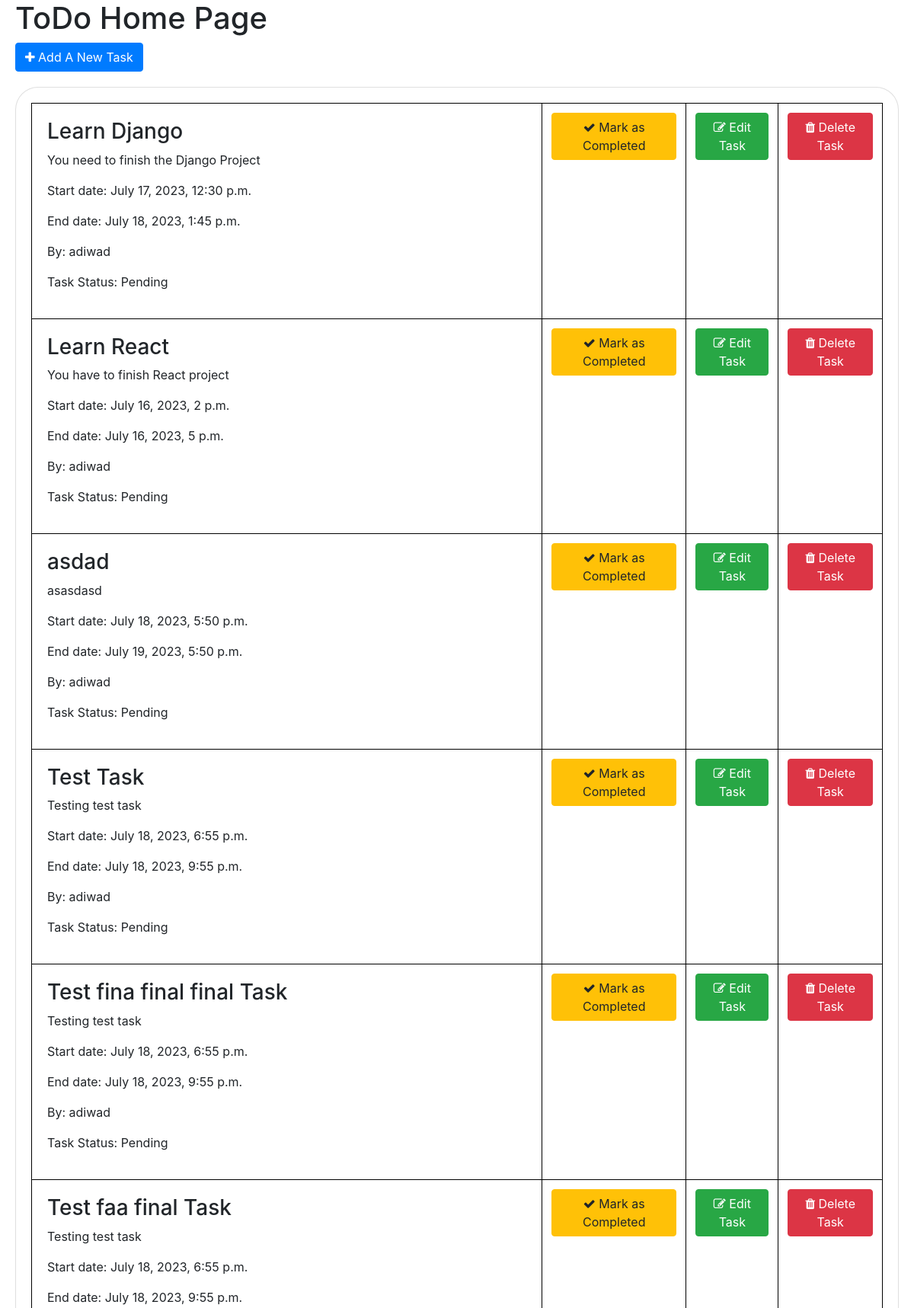
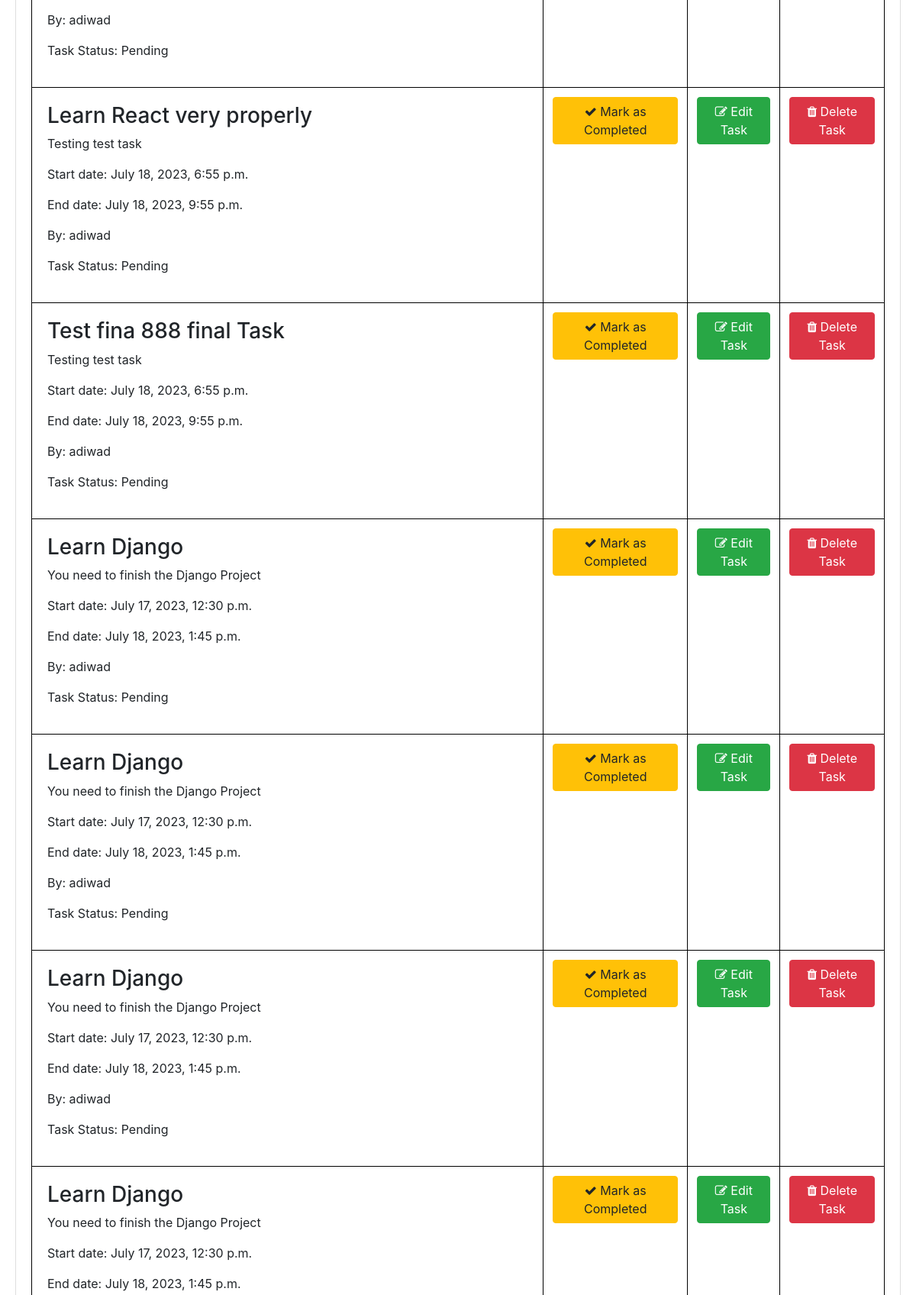
/home/ (upper part), run on the app's committed database (2 pictures, top to bottom).
### todo/models.py (models this page shows, shortened)
class Task(models.Model):
    title = models.CharField(max_length=200)
    description = models.TextField()
    start_date = models.DateTimeField()
    end_date = models.DateTimeField()
    user = models.ForeignKey(settings.AUTH_USER_MODEL, on_delete=models.CASCADE)
    is_completed = models.BooleanField(default=False)

### todo/views.py (the view)
# urls.py: path('home/', home, name="home"),
def home(request):
    data =  Task.objects.all()
    context = {"my_data": data}
    return render(request, template_name="todo/home.html", context=context)

### todo/templates/todo/home.html (shortened to what this page needs)
<!DOCTYPE html>
<html lang="en">
<head>
    <link rel="stylesheet" href="https://cdnjs.cloudflare.com/ajax/libs/font-awesome/4.7.0/css/font-awesome.min.css">
    {% load bootstrap4 %}
    {% bootstrap_css %}
</head>
<body>
    <h1 style="margin-left: 20px;">ToDo Home Page</h1>
    <button class="btn btn-primary" onclick="window.location.href='/create_task'" style="margin-left: 20px;"> <i class="fa fa-plus"></i> Add A New Task </button>
    <div class="card" style="border-style: groove; border-radius: 30px; padding: 20px; margin: 20px;">
        <table class="table">
            {% for i in my_data %}
            <tr style="margin: auto;">
                    <td style="width:60%; border:1px solid black; border-radius: 30px; padding: 20px;">
                        <h3>{{i.title}}</h3>
                        <p>{{i.description}}</p>
                        <p>Start date: {{i.start_date}}</p>
                        <p>End date: {{i.end_date}}</p>
                        <p>By: {{i.user}}</p>
                        <p>Task Status:
                            {% if i.is_completed %}
                                Completed
                            {% else %}
                                Pending
                            {% endif %}
                        </p>
                    </td>
                    <td style="border:1px solid black; text-align: center;">
                        {% if i.is_completed %}
                            <button onclick="window.location.href='/complete_task/{{i.id}}'" class="btn btn-secondary"> <i class="fa fa-check"></i>
                                Mark as Pending
                            </button>
                        {% else %}
                            <button onclick="window.location.href='/complete_task/{{i.id}}'" class="btn btn-warning"> <i class="fa fa-check"></i>
                                Mark as Completed
                            </button>
                        {% endif %}
                    </td>
                    <td style="border:1px solid black; text-align: center;">
                        <button onclick="window.location.href='/edit_task/{{i.id}}'" class="btn btn-success"> <i class="fa fa-edit"></i> Edit Task</button>
                    </td>
                    <td style="border:1px solid black; text-align: center;">
                        <button onclick="window.location.href='/delete_task/{{i.id}}'
                        alert('Task Was Successfully Deleted')" class="btn btn-danger"> <i class="fa fa-trash"></i> Delete Task</button>
                </tr>
            {% endfor %}
        </table>
    </div>
</body>
</html>

### data on the page
Task: title "Learn Django", description "You need to finish the Django Project", start_date "July 17, 2023, 12:30 p.m.", end_date "July 18, 2023, 1:45 p.m.", user "adiwad", is_completed "Pending"
Task: title "Learn React", description "You have to finish React project", start_date "July 16, 2023, 2 p.m.", end_date "July 16, 2023, 5 p.m.", user "adiwad", is_completed "Pending"
Task: title "asdad", description "asasdasd", start_date "July 18, 2023, 5:50 p.m.", end_date "July 19, 2023, 5:50 p.m.", user "adiwad", is_completed "Pending"
Task: title "Test Task", description "Testing test task", start_date "July 18, 2023, 6:55 p.m.", end_date "July 18, 2023, 9:55 p.m.", user "adiwad", is_completed "Pending"
Task: title "Test fina final final Task", description "Testing test task", start_date "July 18, 2023, 6:55 p.m.", end_date "July 18, 2023, 9:55 p.m.", user "adiwad", is_completed "Pending"
Task: title "Test faa final Task", description "Testing test task", start_date "July 18, 2023, 6:55 p.m.", end_date "July 18, 2023, 9:55 p.m.", user "adiwad", is_completed "Pending"
Task: title "Learn React very properly", description "Testing test task", start_date "July 18, 2023, 6:55 p.m.", end_date "July 18, 2023, 9:55 p.m.", user "adiwad", is_completed "Pending"
Task: title "Test fina 888 final Task", description "Testing test task", start_date "July 18, 2023, 6:55 p.m.", end_date "July 18, 2023, 9:55 p.m.", user "adiwad", is_completed "Pending"
Task: title "Learn Django", description "You need to finish the Django Project", start_date "July 17, 2023, 12:30 p.m.", end_date "July 18, 2023, 1:45 p.m.", user "adiwad", is_completed "Pending"
Task: title "Learn Django", description "You need to finish the Django Project", start_date "July 17, 2023, 12:30 p.m.", end_date "July 18, 2023, 1:45 p.m.", user "adiwad", is_completed "Pending"
Task: title "Learn Django", description "You need to finish the Django Project", start_date "July 17, 2023, 12:30 p.m.", end_date "July 18, 2023, 1:45 p.m.", user "adiwad", is_completed "Pending"
Task: title "Learn Django", description "You need to finish the Django Project", start_date "July 17, 2023, 12:30 p.m.", end_date "July 18, 2023, 1:45 p.m."
